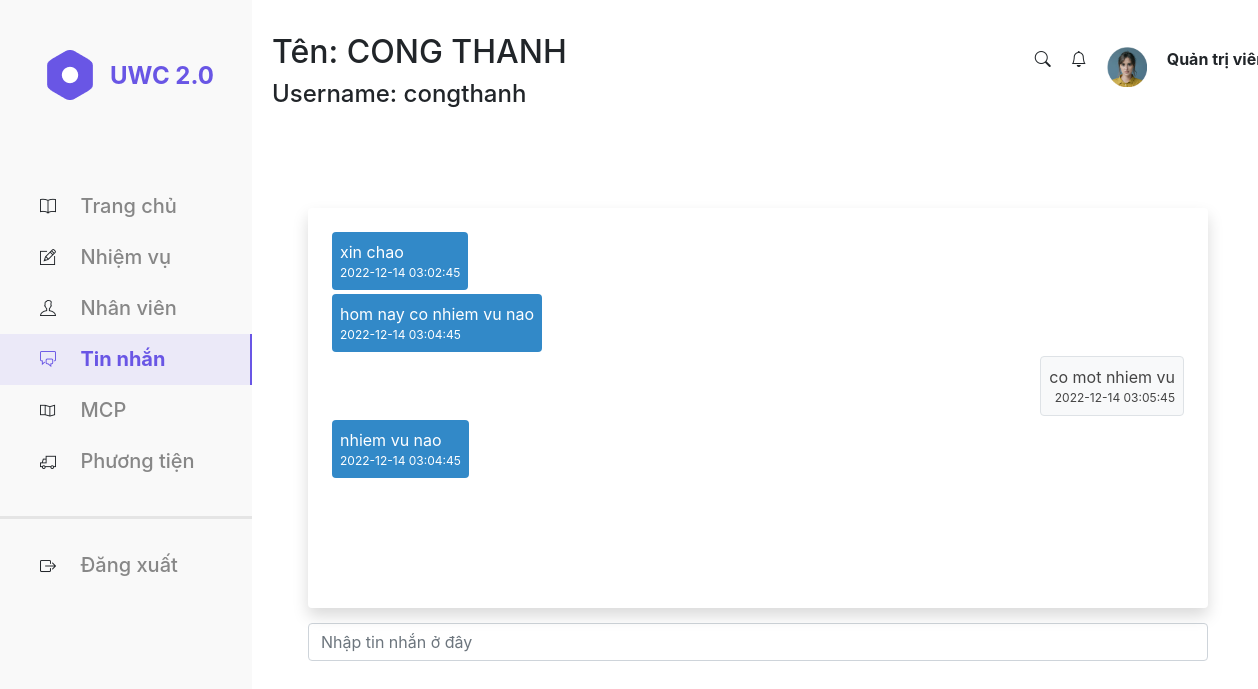
Screenshot of /Front-end/nhantin.php?ID=3&username=congthanh&name=CONG THANH with the database file from the repository.
### tables this page shows
CREATE TABLE `chats` (
  `chat_id` int(11) NOT NULL,
  `from_id` varchar(50) NOT NULL,
  `to_id` varchar(50) NOT NULL,
  `message` text NOT NULL,
  `time` datetime NOT NULL
);

### Front-end/nhantin.php (the view, shortened to what this page needs)
<?php
$username = $_GET['username'];
$name = $_GET['name'];
?>
<!DOCTYPE html>
<html lang="en">
<head>
    <link rel="stylesheet" type="text/css" href="./css/bar.css    ">
    <link rel="stylesheet" type="text/css" href="./css/nhantin.css    ">
    <link rel="stylesheet" type="text/css" href="./assets/font_icon/themify-icons-font/themify-icons/themify-icons.css">
    <link rel="stylesheet" href="https://pro.fontawesome.com/releases/v5.10.0/css/all.css" />
    <link rel="stylesheet" href="https://cdn.jsdelivr.net/npm/bootstrap-icons@1.3.0/font/bootstrap-icons.css">
    <link rel="stylesheet" href="https://cdn.jsdelivr.net/npm/bootstrap@4.6.2/dist/css/bootstrap.min.css">
</head>
<?php
require_once 'connection.php';
?>
<body>
    <div id="container">
        <div id="navBar">
            <div class="logo">
                <img src="./assets/img/logo.png" alt="logo">
                <p class="title">UWC 2.0</p>
            </div>
            <ul class="navList">
                <li class="main">
                    <i class="ti-book"></i>
                    <a href="index.php">
                        Trang chủ
                    </a>
                </li>
                <li class="task">
                    <i class="ti-pencil-alt"></i>
                    <a href="Task.php?sort=id&search=&page=1">
                        Nhiệm vụ
                    </a>
                </li>
                <li class="employee">
                    <i class="ti-user"></i>
                    <a href="employee.php?sort=username&search=&page=1">
                        Nhân viên
                    </a>
                </li>
                <li class="message select">
                    <i class="ti-comments"></i>
                    <a href="chat.php">
                        Tin nhắn
                    </a>
                </li>
                <li class="message">
                    <i class="ti-map"></i>
                    <a href="manageMCP.php?sort=id&search=&page=1">
                        MCP
                    </a>
                </li>
                <li class="manage">
                    <i class="ti-truck"></i>
                    <a href="manageVehicle.php?sort=id&search=&page=1">
                        Phương tiện
                    </a>
                </li>
                <li class="info">
                    <i class="bi bi-box-arrow-right"></i>
                    <a href="logout.php">
                        Đăng xuất
                    </a>
                </li>
            </ul>
        </div>
        <div id="topbar">
            <div id="greeting">
                <h2>Tên: <?= $name ?></h2>
                <h4>Username: <?= $username ?></h4>
            </div>
            <ul class="topbar_list">
                <li class="search">
                    <i class="bi bi-search"></i>
                </li>
                <li class="notify">
                    <i class="bi bi-bell"></i>
                </li>
                <li class="user">
                    <img src="./assets/img/user1.png" alt="">
                </li>
                <li class="role">
                    <p class="role"><b>Quản trị viên</b></p>
                </li>
            </ul>
        </div>
        <div id="content">
            <div class="shadow p-4 rounded
    	               d-flex flex-column
    	               mt-2 chat-box">
                <?php
                $sql = "SELECT * from chats where (from_id='BO' and to_id='$username') or (to_id='BO' and from_id='$username')";
                $result = mysqli_query($conn, $sql);
                while ($row = mysqli_fetch_assoc($result)) {
                    if ($row['from_id'] == 'BO') {
                ?>
                        <div class="mess">
                            <div class="from p-2 mb-1 border rounded">
                                <?= $row['message'] ?>
                                <small class="d-block" style="font-size:12px">
                                    <?= $row['time'] ?>
                                </small>
                            </div>
                        </div>
                    <?php } else { ?>
                        <div class="mess">
                            <div class="to rounded p-2 mb-1"><?= $row['message'] ?><small class="d-block" style="font-size:12px">
                                    <?= $row['time'] ?>
                                </small></div>
                        </div>
                <?php }
                }
                ?>
            </div>
            <form action="newmess.php" method="POST">
                <input type="text" placeholder="Nhập tin nhắn ở đây" class="form-control mb-2 mr-sm-2" name="message">
            </form>
        </div>
</body>
</html>

### Front-end/css/bar.css (style rules this page uses)
* { padding: 0; margin: 0; box-sizing: border-box; }
.select { background-color: rgba(105, 86, 229, 0.1);; color:#6956E5 !important; border-right: 2px solid #6956E5; }
.select >a { font-weight: 700 !important; color:#6956E5 !important; }
html { font-family:Arial, Helvetica, sans-serif; font-style:normal; color: #000; height: 100%; }
body { height: 100%; }
#container { height: 100%; }
#container #navBar { position: absolute; width: 252px; height:100%; background-color: #F9F9F9; }
#navBar .navList { margin-top:76px; padding-left: 0px; }
ul.topbar_list { padding-left: 0px; }
#navBar .logo { margin-top: 45px; margin-left:40px; display: flex; flex-direction: row; align-items: center; padding: 0px; }
#navBar .logo .title { line-height: 60px; font-weight: 700; font-size: 24px; line-height: 33px; color:#6956E5; margin-left: 10px; margin-bottom: 0px; }
#container #navBar .navList li >a { font-weight: 500; font-size: 20px; line-height: 27px; color:#878787; text-align: center; text-decoration: none; }
#container #navBar .navList li { text-align: left; list-style-type: none; padding: 12px 30px 12px 40px; }
#container #navBar .navList li >i { margin-right: 20px; }
#container #navBar .navList .manage { padding-bottom: 41px; border-bottom: 3px solid #E5E5E5; }
#container #navBar .navList .info { margin-top: 21px; }
#container #topbar { position: relative; top: 0px; right: 0px; left: 252px; background-color: #fff; width: 83%; padding: 20px; height: 150px; align-items: center; z-index: 1; display: flex; justify-content: space-between; }
#container #topbar ul { list-style: none; display: flex; }
#container #topbar ul li { padding:10px; }
#topbar .user img { width: 40px; }
#content { position: absolute; left: 308px; right: 50px; margin-top: 50px; }

### Front-end/css/nhantin.css (style rules this page uses)
.chat-box { height:400px; margin-bottom: 15px; position: relative; overflow-y: auto; overflow-x: hidden; }
.from { max-width: 65%; background: #f8f9fa; color: #444; align-self: end; float:right; text-align: right; width:fit-content; }
.to { max-width: 65%; background: #3289c8; color: #fff; align-self: end; width:fit-content; }
.mess { border-radius: 20px; }

### rows the page displays
chats: message "xin chao", time "2022-12-14 03:02:45"
chats: message "hom nay co nhiem vu nao", time "2022-12-14 03:04:45"
chats: message "co mot nhiem vu", time "2022-12-14 03:05:45"
chats: message "nhiem vu nao", time "2022-12-14 03:04:45"

### other values shown
$name "CONG THANH"
$username "congthanh"
